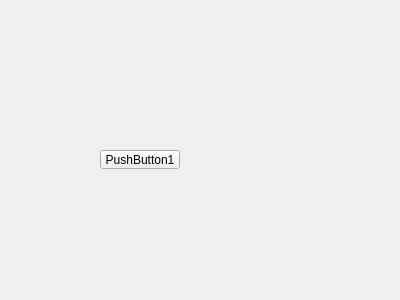
<?xml version="1.0" encoding="UTF-8"?>
<ui version="4.0">
 <class>FormOne</class>
 <widget class="QWidget" name="FormOne">
  <property name="geometry">
   <rect>
    <x>0</x>
    <y>0</y>
    <width>400</width>
    <height>300</height>
   </rect>
  </property>
  <property name="windowTitle">
   <string>Form</string>
  </property>
  <widget class="QPushButton" name="pushButton">
   <property name="geometry">
    <rect>
     <x>100</x>
     <y>150</y>
     <width>80</width>
     <height>19</height>
    </rect>
   </property>
   <property name="text">
    <string>PushButton1</string>
   </property>
  </widget>
 </widget>
 <resources/>
 <connections/>
</ui>
